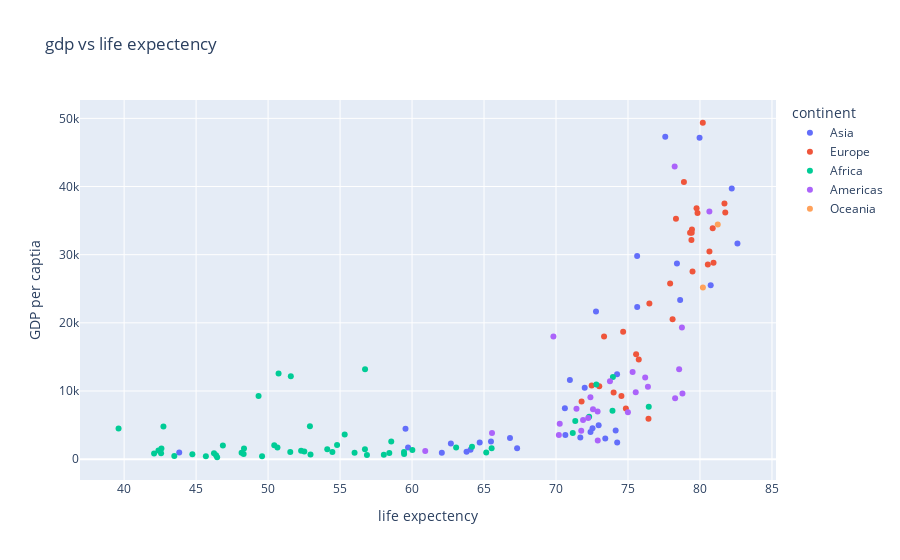

The code cell stored with this chart in its notebook:
### Code cell
#changing labels and title
px.scatter(countries_7, 'lifeExp', 'gdpPercap', title= 'gdp vs life expectency',color= 'continent', labels={'lifeExp' : 'life expectency', 'gdpPercap':'GDP per captia'})

### Figure 1 — Plotly figure (JSON) as saved in the notebook; plotly's stock layout.template omitted (floating-point values rounded to 4 significant figures)
{"data": [{"hovertemplate": "continent=Asia<br>life expectency=%{x}<br>GDP per captia=%{y}<extra></extra>", "legendgroup": "Asia", "marker": {"color": "#636efa", "symbol": "circle"}, "mode": "markers", "name": "Asia", "orientation": "v", "showlegend": true, "type": "scatter", "x": [43.83, 75.64, 64.06, 59.72, 72.96, 82.21, 64.7, 70.65, 70.96, 59.55, 80.75, 82.6, 72.53, 67.3, 78.62, 77.59, 71.99, 74.24, 66.8, 62.07, 63.78, 75.64, 65.48, 71.69, 72.78, 79.97, 72.4, 74.14, 78.4, 70.62, 74.25, 73.42, 62.7], "xaxis": "x", "y": [974.6, 29800.0, 1391.0, 1714.0, 4959.0, 39720.0, 2452.0, 3541.0, 11610.0, 4471.0, 25520.0, 31660.0, 4519.0, 1593.0, 23350.0, 47310.0, 10460.0, 12450.0, 3096.0, 944, 1091.0, 22320.0, 2606.0, 3190.0, 21650.0, 47140.0, 3970.0, 4185.0, 28720.0, 7458.0, 2442.0, 3025.0, 2281.0], "yaxis": "y"}, {"hovertemplate": "continent=Europe<br>life expectency=%{x}<br>GDP per captia=%{y}<extra></extra>", "legendgroup": "Europe", "marker": {"color": "#EF553B", "symbol": "circle"}, "mode": "markers", "name": "Europe", "orientation": "v", "showlegend": true, "type": "scatter", "x": [76.42, 79.83, 79.44, 74.85, 73.0, 75.75, 76.49, 78.33, 79.31, 80.66, 79.41, 79.48, 73.34, 81.76, 78.89, 80.55, 74.54, 79.76, 80.2, 75.56, 78.1, 72.48, 74.0, 74.66, 77.93, 80.94, 80.88, 81.7, 71.78, 79.42], "xaxis": "x", "y": [5937.0, 36130.0, 33690.0, 7446.0, 10680.0, 14620.0, 22830.0, 35280.0, 33210.0, 30470.0, 32170.0, 27540.0, 18010.0, 36180.0, 40680.0, 28570.0, 9254.0, 36800.0, 49360.0, 15390.0, 20510.0, 10810.0, 9787.0, 18680.0, 25770.0, 28820.0, 33860.0, 37510.0, 8458.0, 33200.0], "yaxis": "y"}, {"hovertemplate": "continent=Africa<br>life expectency=%{x}<br>GDP per captia=%{y}<extra></extra>", "legendgroup": "Africa", "marker": {"color": "#00cc96", "symbol": "circle"}, "mode": "markers", "name": "Africa", "orientation": "v", "showlegend": true, "type": "scatter", "x": [72.3, 42.73, 56.73, 50.73, 52.3, 49.58, 50.43, 44.74, 50.65, 65.15, 46.46, 55.32, 48.33, 54.79, 71.34, 51.58, 58.04, 52.95, 56.73, 59.45, 60.02, 56.01, 46.39, 54.11, 42.59, 45.68, 73.95, 59.44, 48.3, 54.47, 64.16, 72.8, 71.16, 42.08, 52.91, 56.87, 46.86, 76.44, 46.24, 65.53, 63.06, 42.57, 48.16, 49.34, 58.56, 39.61, 52.52, 58.42, 73.92, 51.54, 42.38, 43.49], "xaxis": "x", "y": [6223.0, 4797.0, 1441.0, 12570.0, 1217.0, 430.1, 2042.0, 706.0, 1704.0, 986.1, 277.6, 3633.0, 1545.0, 2082.0, 5581.0, 12150.0, 641.4, 690.8, 13210.0, 752.7, 1328.0, 942.7, 579.2, 1463.0, 1569.0, 414.5, 12060.0, 1045.0, 759.3, 1043.0, 1803.0, 10960.0, 3820.0, 823.7, 4811.0, 619.7, 2014.0, 7670.0, 863.1, 1598.0, 1712.0, 862.5, 926.1, 9270.0, 2602.0, 4513.0, 1107.0, 883.0, 7093.0, 1056.0, 1271.0, 469.7], "yaxis": "y"}, {"hovertemplate": "continent=Americas<br>life expectency=%{x}<br>GDP per captia=%{y}<extra></extra>", "legendgroup": "Americas", "marker": {"color": "#ab63fa", "symbol": "circle"}, "mode": "markers", "name": "Americas", "orientation": "v", "showlegend": true, "type": "scatter", "x": [75.32, 65.55, 72.39, 80.65, 78.55, 72.89, 78.78, 78.27, 72.23, 74.99, 71.88, 70.26, 60.92, 70.2, 72.57, 76.19, 72.9, 75.54, 71.75, 71.42, 78.75, 69.82, 78.24, 76.38, 73.75], "xaxis": "x", "y": [12780.0, 3822.0, 9066.0, 36320.0, 13170.0, 7007.0, 9645.0, 8948.0, 6025.0, 6873.0, 5728.0, 5186.0, 1202.0, 3548.0, 7321.0, 11980.0, 2749.0, 9809.0, 4173.0, 7409.0, 19330.0, 18010.0, 42950.0, 10610.0, 11420.0], "yaxis": "y"}, {"hovertemplate": "continent=Oceania<br>life expectency=%{x}<br>GDP per captia=%{y}<extra></extra>", "legendgroup": "Oceania", "marker": {"color": "#FFA15A", "symbol": "circle"}, "mode": "markers", "name": "Oceania", "orientation": "v", "showlegend": true, "type": "scatter", "x": [81.23, 80.2], "xaxis": "x", "y": [34440.0, 25190.0], "yaxis": "y"}], "layout": {"legend": {"title": {"text": "continent"}, "tracegroupgap": 0}, "title": {"text": "gdp vs life expectency"}, "xaxis": {"anchor": "y", "domain": [0, 1], "title": {"text": "life expectency"}}, "yaxis": {"anchor": "x", "domain": [0, 1], "title": {"text": "GDP per captia"}}}}
